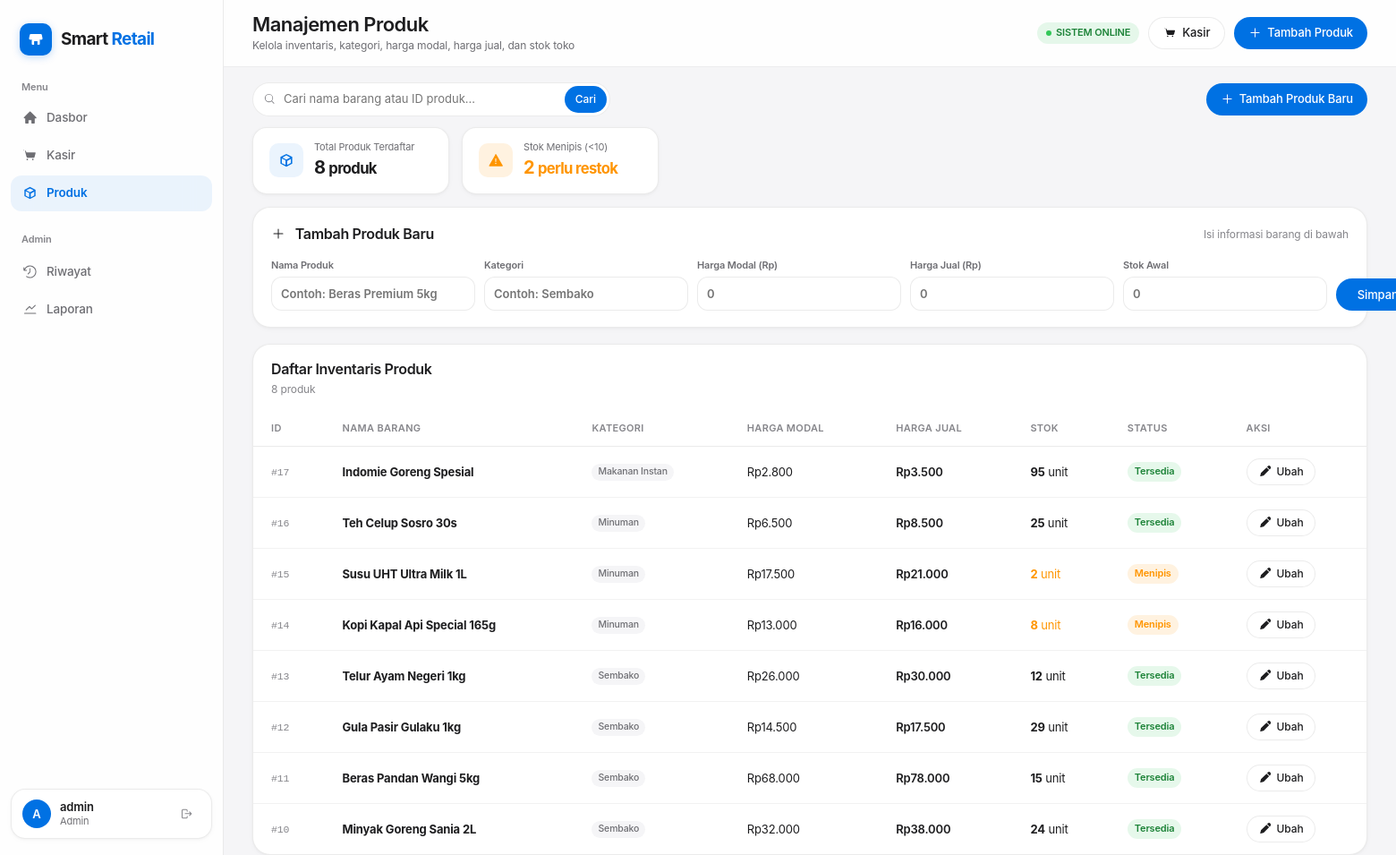
The app's page /produk (signed in), older data.
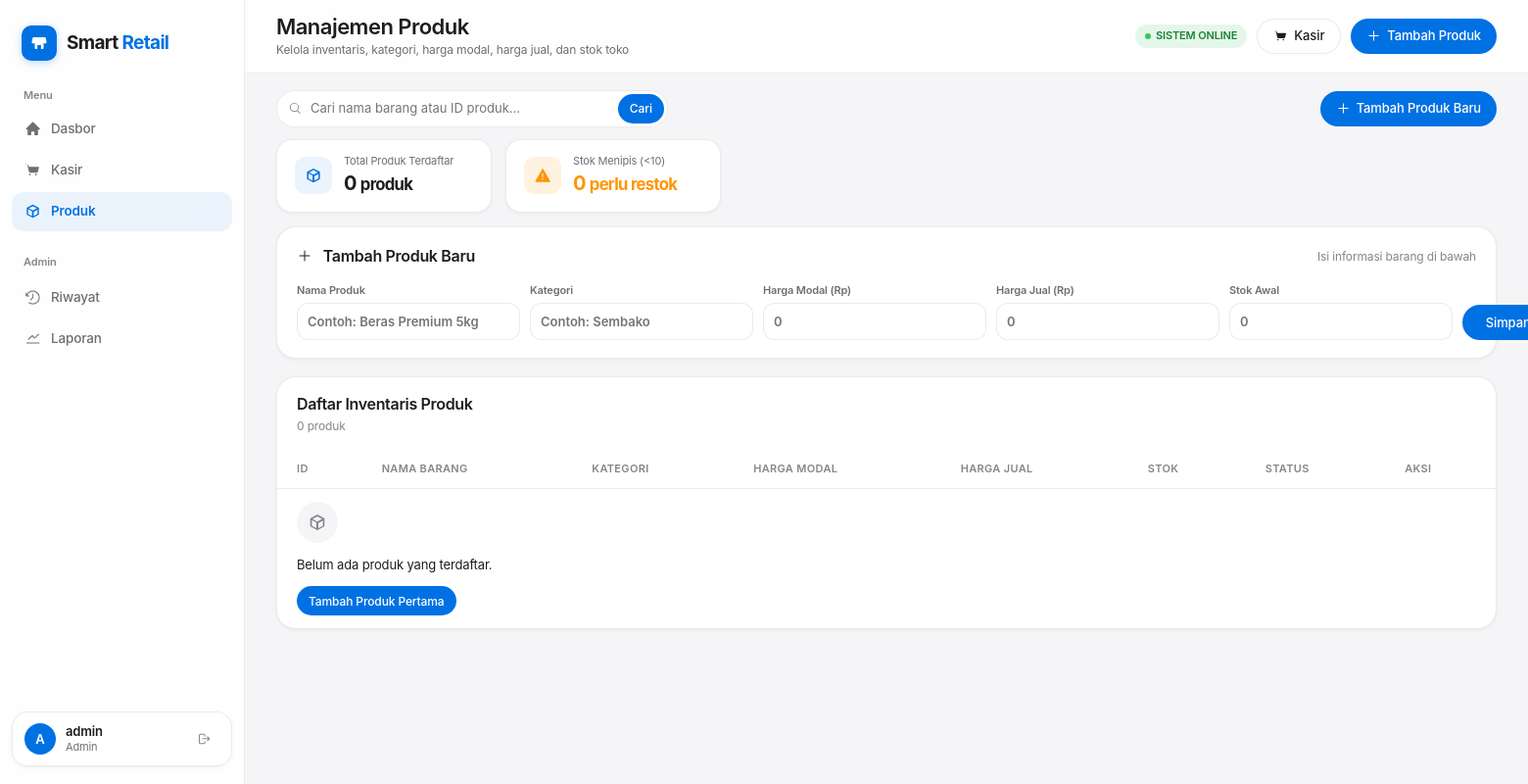
The same page, newer data.
### tables this page shows
CREATE TABLE Produk (
                id INTEGER PRIMARY KEY AUTOINCREMENT,
                nama_produk TEXT NOT NULL,
                harga_modal INTEGER NOT NULL CHECK(harga_modal >= 0),
                harga_jual INTEGER NOT NULL CHECK(harga_jual >= 0),
                stok INTEGER NOT NULL CHECK(stok >= 0)
            , kategori TEXT NOT NULL DEFAULT 'Lainnya');

### app.py (the view, shortened to what this page needs)
@app.route("/produk", methods=["GET", "POST"])
@login_required("Admin", "Kasir")
def produk():
    kata_kunci = request.args.get("q", "").strip()
    halaman = max(request.args.get("page", 1, type=int), 1)
    ukuran_halaman = 10
    conn = koneksi_db()
    cursor = conn.cursor(dictionary=True)
    kondisi = ""
    params = ()
    if kata_kunci:
        kondisi = " WHERE nama_produk LIKE %s OR CAST(id AS TEXT) LIKE %s"
        params = (f"%{kata_kunci}%", f"%{kata_kunci}%")
    cursor.execute(f"SELECT COUNT(*) AS total FROM produk{kondisi}", params)
    total_hasil = cursor.fetchone()["total"]
    total_halaman = max((total_hasil + ukuran_halaman - 1) // ukuran_halaman, 1)
    halaman = min(halaman, total_halaman)
    offset = (halaman - 1) * ukuran_halaman
    query = f"SELECT * FROM produk{kondisi} ORDER BY id DESC LIMIT %s OFFSET %s"
    cursor.execute(query, params + (ukuran_halaman, offset))
    daftar_produk = cursor.fetchall()
    cursor.execute("SELECT COUNT(*) AS total FROM produk")
    jumlah_produk = cursor.fetchone()["total"]
    cursor.execute("SELECT COUNT(*) AS total FROM produk WHERE stok < 10")
    stok_menipis = cursor.fetchone()["total"]
    cursor.close()
    conn.close()
    nomor_halaman = list(range(1, total_halaman + 1))
    return render_template(
        "produk.html", produk=daftar_produk, q=kata_kunci,
        jumlah_produk=jumlah_produk, stok_menipis=stok_menipis,
        halaman=halaman, total_halaman=total_halaman,
        total_hasil=total_hasil, nomor_halaman=nomor_halaman,
    )

### app.py (called while the page is built)
@app.after_request
def add_cache_headers(response):
    if request.path.startswith("/static/"):
        response.headers["Cache-Control"] = "public, max-age=3600"
    else:
        response.headers["Cache-Control"] = "no-store"
    return response

def koneksi_db(pilih_database=True):
    return SQLiteConnection()

def format_rupiah(nilai):
    return f"Rp{int(nilai or 0):,}".replace(",", ".")

@app.template_filter("rupiah")
def filter_rupiah(nilai):
    return format_rupiah(nilai)

def login_required(*roles):
    def decorator(view):
        @wraps(view)
        def wrapped_view(*args, **kwargs):
            if "user_id" not in session:
                flash("Silakan masuk terlebih dahulu.", "error")
                return redirect(url_for("login"))
            if roles and session.get("role") not in roles:
                flash("Anda tidak memiliki akses ke halaman tersebut.", "error")
                return redirect(url_for("dashboard"))
            return view(*args, **kwargs)
        return wrapped_view
    return decorator

@app.context_processor
def inject_globals():
    return {"user": {"nama": session.get("username"), "role": session.get("role")}}

    def execute(self, query, params=()):
        self._cursor.execute(query.replace("%s", "?"), params)
        return self

    def fetchone(self):
        return self._cursor.fetchone()

    def fetchall(self):
        return self._cursor.fetchall()

    def close(self):
        self._cursor.close()

    def cursor(self, dictionary=False):
        return SQLiteCursor(self._conn.cursor())

    def close(self):
        self._conn.close()

### templates/produk.html (shortened to what this page needs)
{% extends 'base.html' %}
{% import 'icons.html' as icons %}
{% block heading %}Manajemen Produk{% endblock %}
{% block subtitle %}Kelola inventaris, kategori, harga modal, harga jual, dan stok toko{% endblock %}
{% block topbar_actions %}
  <span class="online"><i></i> SISTEM ONLINE</span>
  <a class="button" href="{{ url_for('pos') }}">{{ icons.icon('cart') }} Kasir</a>
  {% if user.role == 'Admin' %}
    <a class="button primary" href="#tambah-produk">{{ icons.icon('plus') }} Tambah Produk</a>
  {% endif %}
{% endblock %}
{% block content %}
<section class="toolbar">
  <form class="search" method="get" action="{{ url_for('produk') }}">
    <span class="search-input-icon">{{ icons.icon('search') }}</span>
    <input
      name="q"
      value="{{ q }}"
      placeholder="Cari nama barang atau ID produk..."
      aria-label="Cari produk"
      autocomplete="off"
    >
    <button type="submit">Cari</button>
  </form>
  {% if user.role == 'Admin' %}
    <a class="button primary" href="#tambah-produk">
      {{ icons.icon('plus') }} Tambah Produk Baru
    </a>
  {% endif %}
</section>
<section class="mini-metrics">
  <article>
    <span>{{ icons.icon('box') }}</span>
    <div>
      <p>Total Produk Terdaftar</p>
      <strong>{{ jumlah_produk }} <small>produk</small></strong>
    </div>
  </article>
  <article class="warning">
    <span>{{ icons.icon('alert') }}</span>
    <div>
      <p>Stok Menipis (&lt;10)</p>
      <strong>{{ stok_menipis }} <small>perlu restok</small></strong>
    </div>
  </article>
</section>
{% if user.role == 'Admin' %}
<section id="tambah-produk" class="panel add-product">
  <div class="panel-title">
    <h2>{{ icons.icon('plus') }} Tambah Produk Baru</h2>
    <span>Isi informasi barang di bawah</span>
  </div>
  <form method="post" class="form-grid">
    <label>
      Nama Produk
      <input name="nama_produk" placeholder="Contoh: Beras Premium 5kg" required autocomplete="off">
    </label>
    <label>
      Kategori
      <input name="kategori" placeholder="Contoh: Sembako" autocomplete="off">
    </label>
    <label>
      Harga Modal (Rp)
      <input name="harga_modal" type="number" min="0" placeholder="0" required>
    </label>
    <label>
      Harga Jual (Rp)
      <input name="harga_jual" type="number" min="0" placeholder="0" required>
    </label>
    <label>
      Stok Awal
      <input name="stok" type="number" min="0" placeholder="0" required>
    </label>
    <button class="button primary full-height" type="submit">Simpan Produk</button>
  </form>
</section>
{% endif %}
<section class="panel table-panel">
  <div class="panel-title">
    <div>
      <h2>Daftar Inventaris Produk</h2>
      <span>{{ total_hasil }} produk {% if q %}(hasil filter: "{{ q }}"){% endif %}</span>
    </div>
  </div>
  <div class="table-scroll">
    <table>
      <thead>
        <tr>
          <th>ID</th>
          <th>NAMA BARANG</th>
          <th>KATEGORI</th>
          <th>HARGA MODAL</th>
          <th>HARGA JUAL</th>
          <th>STOK</th>
          <th>STATUS</th>
          {% if user.role == 'Admin' %}<th>AKSI</th>{% endif %}
        </tr>
      </thead>
      <tbody>
        {% for item in produk %}
          <tr>
            <td><span class="id-tag">#{{ item.id }}</span></td>
            <td><strong>{{ item.nama_produk }}</strong></td>
            <td><span class="category-pill">{{ item.kategori }}</span></td>
            <td>{{ item.harga_modal|rupiah }}</td>
            <td class="price">{{ item.harga_jual|rupiah }}</td>
            <td class="{{ 'stock-low' if item.stok < 10 else '' }}">
              <strong>{{ item.stok }}</strong> unit
            </td>
            <td>
              {% if item.stok == 0 %}
                <span class="badge danger-badge">Habis</span>
              {% elif item.stok < 10 %}
                <span class="badge warning-badge">Menipis</span>
              {% else %}
                <span class="badge success-badge">Tersedia</span>
              {% endif %}
            </td>
            {% if user.role == 'Admin' %}
              <td>
                <details class="actions">
                  <summary class="button small">{{ icons.icon('edit') }} Ubah</summary>
                </details>
              </td>
            {% endif %}
          </tr>
        {% else %}
          <tr>
            <td colspan="8" class="empty">
              <div class="empty-state-icon">{{ icons.icon('box') }}</div>
              {% if q %}
                <p>Tidak ada produk yang cocok dengan pencarian "<strong>{{ q }}</strong>".</p>
                <a class="button small" href="{{ url_for('produk') }}">Reset Pencarian</a>
              {% else %}
                <p>Belum ada produk yang terdaftar.</p>
                {% if user.role == 'Admin' %}
                  <a class="button primary small" href="#tambah-produk">Tambah Produk Pertama</a>
                {% endif %}
              {% endif %}
            </td>
          </tr>
        {% endfor %}
      </tbody>
    </table>
  </div>
</section>
{% endblock %}

### templates/base.html (shortened to what this page needs)
{% import 'icons.html' as icons %}
<!doctype html>
<html lang="id">
<head>
  <link rel="stylesheet" href="{{ url_for('static', filename='style.css') }}?v=1.6">
</head>
<body>
  <div class="app-shell">
    <aside class="sidebar" id="sidebar">
      <a class="brand" href="{{ url_for('dashboard') }}">
        <span class="brand-icon">{{ icons.icon('store') }}</span>
        <span>Smart <span>Retail</span></span>
      </a>
      <p class="menu-label">Menu</p>
      <nav aria-label="Navigasi Utama">
        <a class="nav-link {% if request.endpoint == 'dashboard' %}active{% endif %}" href="{{ url_for('dashboard') }}">
          <b>{{ icons.icon('home') }}</b> Dasbor
        </a>
        <a class="nav-link {% if request.endpoint == 'pos' %}active{% endif %}" href="{{ url_for('pos') }}">
          <b>{{ icons.icon('cart') }}</b> Kasir
        </a>
        <a class="nav-link {% if request.endpoint == 'produk' %}active{% endif %}" href="{{ url_for('produk') }}">
          <b>{{ icons.icon('box') }}</b> Produk
        </a>
        {% if user.role == 'Admin' %}
          <p class="menu-label">Admin</p>
          <a class="nav-link {% if request.endpoint in ['transaksi', 'detail_transaksi'] %}active{% endif %}" href="{{ url_for('transaksi') }}">
            <b>{{ icons.icon('history') }}</b> Riwayat
          </a>
          <a class="nav-link {% if request.endpoint == 'laporan' %}active{% endif %}" href="{{ url_for('laporan') }}">
            <b>{{ icons.icon('chart') }}</b> Laporan
          </a>
        {% endif %}
      </nav>
      <div class="profile-card">
        <span class="avatar">{{ user.nama[:1]|upper }}</span>
        <div class="profile-info">
          <strong>{{ user.nama }}</strong>
          <small>{{ user.role }}</small>
        </div>
        <form action="{{ url_for('logout') }}" method="post">
          <button class="icon-button" title="Keluar" aria-label="Keluar">
          </button>
        </form>
      </div>
    </aside>
    <main class="content">
      <header class="topbar">
        <div class="topbar-title-group">
          <h1>{% block heading %}Dasbor{% endblock %}</h1>
          <p>{% block subtitle %}{% endblock %}</p>
        </div>
        <div class="topbar-actions">
          {% block topbar_actions %}{% endblock %}
        </div>
      </header>
      <div class="main-body">
        {% block content %}{% endblock %}
      </div>
    </main>
  </div>
</body>
</html>

Row changes from the older to the newer data that the page shows:
removed Produk: id "17", nama_produk "Indomie Goreng Spesial", kategori "Makanan Instan", harga_modal|rupiah "Rp2.800", harga_jual|rupiah "Rp3.500", stok "95", shows "Tersedia"
removed Produk: id "16", nama_produk "Teh Celup Sosro 30s", kategori "Minuman", harga_modal|rupiah "Rp6.500", harga_jual|rupiah "Rp8.500", stok "25", shows "Tersedia"
removed Produk: id "15", nama_produk "Susu UHT Ultra Milk 1L", kategori "Minuman", harga_modal|rupiah "Rp17.500", harga_jual|rupiah "Rp21.000", stok "2", shows "Menipis"
removed Produk: id "14", nama_produk "Kopi Kapal Api Special 165g", kategori "Minuman", harga_modal|rupiah "Rp13.000", harga_jual|rupiah "Rp16.000", stok "8", shows "Menipis"
removed Produk: id "13", nama_produk "Telur Ayam Negeri 1kg", kategori "Sembako", harga_modal|rupiah "Rp26.000", harga_jual|rupiah "Rp30.000", stok "12", shows "Tersedia"
removed Produk: id "12", nama_produk "Gula Pasir Gulaku 1kg", kategori "Sembako", harga_modal|rupiah "Rp14.500", harga_jual|rupiah "Rp17.500", stok "29", shows "Tersedia"
removed Produk: id "11", nama_produk "Beras Pandan Wangi 5kg", kategori "Sembako", harga_modal|rupiah "Rp68.000", harga_jual|rupiah "Rp78.000", stok "15", shows "Tersedia"
removed Produk: id "10", nama_produk "Minyak Goreng Sania 2L", kategori "Sembako", harga_modal|rupiah "Rp32.000", harga_jual|rupiah "Rp38.000", stok "24", shows "Tersedia"
Text that changed along with them:
{{ jumlah_produk }}: "8" → "0"
{{ stok_menipis }}: "2" → "0"
{{ total_hasil }}: "8" → "0"
text now shown: "Belum ada produk yang terdaftar. Tambah Produk Pertama"
